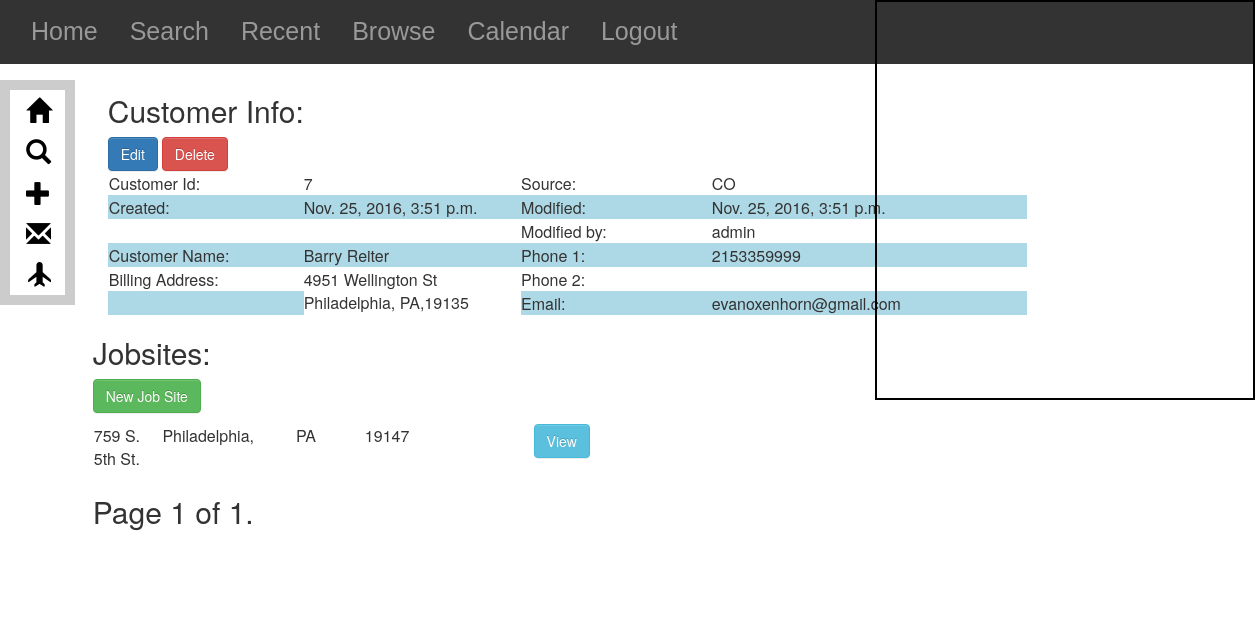
The page /customers/7/ on the database as committed earlier.
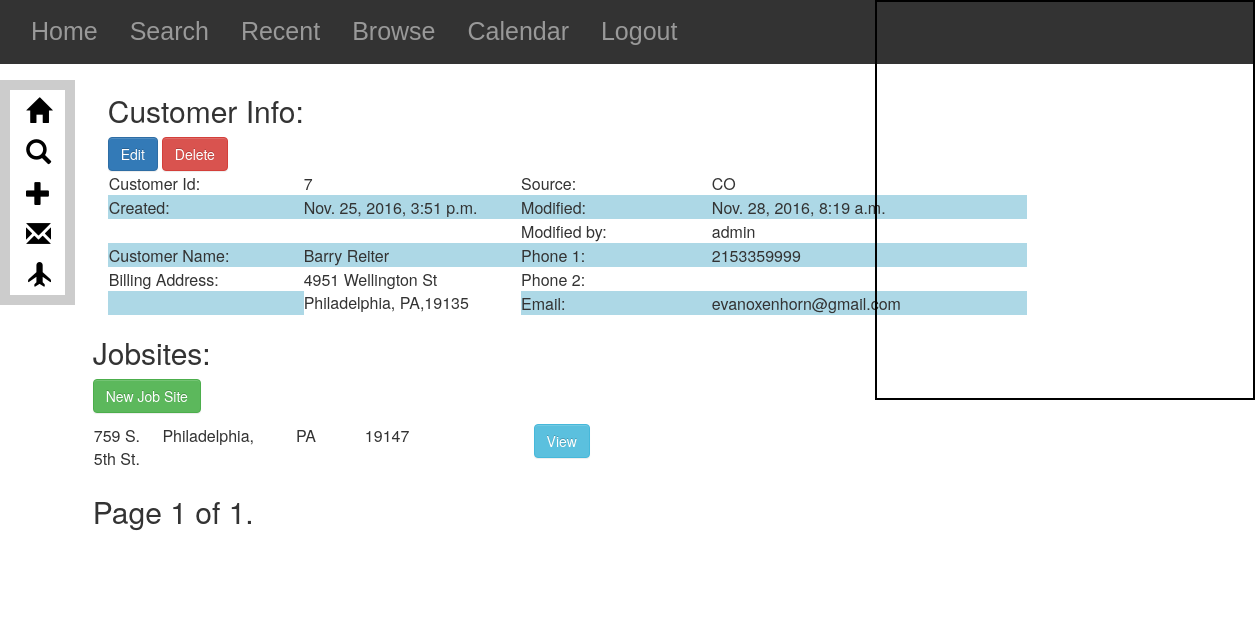
The same page on the database as committed later.
### Customers/models.py (models this page shows, shortened)
class Customer(models.Model):
    user = models.ForeignKey(settings.AUTH_USER_MODEL, default=1)
    modified_by=models.CharField(max_length=50,default=1)
    firstName = models.CharField(max_length=20)
    lastName = models.CharField(max_length=20)
    fullName = models.CharField(max_length=50, blank=True)
    billStreet = models.CharField(max_length=25)
    billCity = models.CharField(max_length=20)
    billState = models.CharField(max_length=2)
    billZip = models.CharField(max_length=5)
    latlng = models.CharField(blank=True, max_length=100, default = '')
    lat = models.FloatField(blank=True,max_length=100, default = '')
    lng = models.FloatField(blank=True, max_length=100, default='')
    phone1 = models.CharField(max_length=20)
    phone2 = models.CharField(max_length=20, blank=True)
    email = models.EmailField(max_length=50, blank=True)
    source = models.CharField(choices=SOURCE_CHOICES, max_length=20, default=NOTAPP)
    created = models.DateTimeField(auto_now=False, auto_now_add=True)
    modified = models.DateTimeField(auto_now=True, auto_now_add=False)
    def get_absolute_url(self):
        return reverse("customers:customer_detail", kwargs={"id": self.id})
    class Meta:
        ordering = ["-created", "-modified"]

### Customers/views.py (the view)
# urls.py: url(r'^(?P<id>\d+)/$', customer_detail, name='customer_detail'),
def customer_detail(request, id):
    instance=get_object_or_404(Customer,id=id)
    queryset_list = instance.jobsite_set.all()
    paginator = Paginator(queryset_list, 15) # show 15 customers per page
    page_request_var = "page"
    page = request.GET.get(page_request_var)
    try:
        queryset = paginator.page(page)
    except PageNotAnInteger:
        queryset = paginator.page(1)
    except EmptyPage:
        queryset = paginator.page(paginator.num_pages)
    context ={
            "title":"Customer Info:",
            "instance":instance,
            "lat":instance.lat,
            "lng":instance.lng,
            "jobsite":queryset,
            "page_request_var": page_request_var,
    }
    return render(request, "customer_detail.html", context)

### Customers/templates/customer_detail.html (shortened to what this page needs)
{% extends "base.html" %}
{% block content %}
<div class="container">
    <div id='customer_info_div' class='customer_info col-sm-10'>
        <h2>Customer Info:</h2>
        <a href="{{ instance.get_absolute_url }}edit" class="btn btn-primary" role="button">Edit</a>
        <a href="{{ instance.get_absolute_url }}delete"
           onclick="return confirm('Are you sure want to delete this Customer?');"
           class="btn btn-danger" role="button">Delete</a></br>
        <table class="metadata_table">
            <tr>
                <td>Customer Id:</td>
                <td class="td-worktable">{{instance.id}}</td>
                <td>Source:</td>
                <td class="td-worktable">{{instance.source}}</td>
            </tr>
            <tr>
                <td>Created:</td>
                <td class="td-worktable">{{instance.created}}</td>
                <td>Modified:</td>
                <td class="td-worktable">{{instance.modified}}</br></td>
            </tr>
            <tr>
                <td></td>
                <td></td>
                <td> Modified by:</td>
                <td class="td-worktable">{{instance.modified_by}}</td>
            </tr>
            <tr>
                <td>Customer Name:</td>
                <td class="td-worktable">{{instance.fullName}}</td>
                <td>Phone 1:</td>
                <td class="td-worktable">{{instance.phone1}}</td>
            </tr>
            <tr>
                <td>Billing Address:</td>
                <td class="td-worktable" rowspan="2">{{instance.billStreet}}<br>{{instance.billCity}},
                    {{instance.billState}},{{instance.billZip}}
                </td>
                <td>Phone 2:</td>
                <td class="td-worktable">{{instance.phone2}}</td>
            </tr>
            <tr>
                <td></td>
                <td>Email:</td>
                <td class="td-worktable">{{instance.email}}</td>
            </tr>
        </table>
    </div>
{% endblock content %}
{% block right-pane %}
    <div id="map"></div>
{% endblock right-pane %}
{% block jobsite-content %}
    <h2>Jobsites:</h2>
    <div id=" btnCreate">
        <a href="{{ get_absolute_url }}jobsite_create" class="btn btn-success" role="button">New Job Site</a>
    </div>
    <div id="jobsite_info_div">
        {% for obj in jobsite %}
        <table class="tg">
            <p>
                <tr>
                    <td>{{obj.jobStreet}}</td>
                    <td>{{obj.jobCity}},</td>
                    <td>{{obj.jobState}}</td>
                    <td>{{obj.jobZip}}</td>
                    <td>&nbsp;&nbsp;&nbsp;</td>
                    <td>&nbsp;&nbsp;&nbsp;<a href="{{ get_absolute_url }}jobsite_detail/{{obj.jobId}}"
                                             class="btn btn-info" role="button">View</a></td>
                </tr>
            </p>
        </table>
        {% endfor %}
    </div>
    <div>
        <div class="pagination">
                <span class="step-links">
                    <span class="current">
                        Page {{ jobsite.number }} of {{ jobsite.paginator.num_pages }}.
                    </span>
                </span>
        </div>
    </div>
</div>
    {% endblock jobsite-content %}

Rows that differ between the two databases and show on the page:
changed Customer "CO": modified "Nov. 25, 2016, 3:51 p.m." → "Nov. 28, 2016, 8:19 a.m."
